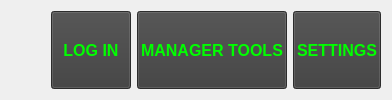
       <widget class="QWidget" name="menu" native="true">
        <property name="enabled">
         <bool>true</bool>
        </property>
        <property name="sizePolicy">
         <sizepolicy hsizetype="Expanding" vsizetype="Maximum">
          <horstretch>0</horstretch>
          <verstretch>0</verstretch>
         </sizepolicy>
        </property>
        <property name="minimumSize">
         <size>
          <width>0</width>
          <height>0</height>
         </size>
        </property>
        <layout class="QHBoxLayout" name="horizontalLayout">
         <item>
          <spacer name="horizontalSpacer">
           <property name="orientation">
            <enum>Qt::Horizontal</enum>
           </property>
           <property name="sizeHint" stdset="0">
            <size>
             <width>40</width>
             <height>20</height>
            </size>
           </property>
          </spacer>
         </item>
         <item>
          <widget class="QPushButton" name="pushButton">
           <property name="enabled">
            <bool>true</bool>
           </property>
           <property name="sizePolicy">
            <sizepolicy hsizetype="Minimum" vsizetype="Minimum">
             <horstretch>0</horstretch>
             <verstretch>0</verstretch>
            </sizepolicy>
           </property>
           <property name="palette">
            <palette>
             <active>
              <colorrole role="WindowText">
               <brush brushstyle="SolidPattern">
                <color alpha="255">
                 <red>255</red>
                 <green>255</green>
                 <blue>255</blue>
                </color>
               </brush>
              </colorrole>
              <colorrole role="Button">
               <brush brushstyle="SolidPattern">
                <color alpha="255">
                 <red>61</red>
                 <green>61</green>
                 <blue>61</blue>
                </color>
               </brush>
              </colorrole>
              <colorrole role="Text">
               <brush brushstyle="SolidPattern">
                <color alpha="255">
                 <red>255</red>
                 <green>255</green>
                 <blue>255</blue>
                </color>
               </brush>
              </colorrole>
              <colorrole role="ButtonText">
               <brush brushstyle="SolidPattern">
                <color alpha="255">
                 <red>0</red>
                 <green>255</green>
                 <blue>0</blue>
                </color>
               </brush>
              </colorrole>
              <colorrole role="Base">
               <brush brushstyle="SolidPattern">
                <color alpha="255">
                 <red>61</red>
                 <green>61</green>
                 <blue>61</blue>
                </color>
               </brush>
              </colorrole>
              <colorrole role="Window">
               <brush brushstyle="SolidPattern">
                <color alpha="255">
                 <red>61</red>
                 <green>61</green>
                 <blue>61</blue>
                </color>
               </brush>
              </colorrole>
              <colorrole role="Highlight">
               <brush brushstyle="SolidPattern">
                <color alpha="255">
                 <red>0</red>
                 <green>255</green>
                 <blue>0</blue>
                </color>
               </brush>
              </colorrole>
              <colorrole role="HighlightedText">
               <brush brushstyle="SolidPattern">
                <color alpha="255">
                 <red>0</red>
                 <green>0</green>
                 <blue>0</blue>
                </color>
               </brush>
              </colorrole>
              <colorrole role="PlaceholderText">
               <brush brushstyle="SolidPattern">
                <color alpha="128">
                 <red>255</red>
                 <green>255</green>
                 <blue>255</blue>
                </color>
               </brush>
              </colorrole>
             </active>
             <inactive>
              <colorrole role="WindowText">
               <brush brushstyle="SolidPattern">
                <color alpha="255">
                 <red>255</red>
                 <green>255</green>
                 <blue>255</blue>
                </color>
               </brush>
              </colorrole>
              <colorrole role="Button">
               <brush brushstyle="SolidPattern">
                <color alpha="255">
                 <red>61</red>
                 <green>61</green>
                 <blue>61</blue>
                </color>
               </brush>
              </colorrole>
              <colorrole role="Text">
               <brush brushstyle="SolidPattern">
                <color alpha="255">
                 <red>255</red>
                 <green>255</green>
                 <blue>255</blue>
                </color>
               </brush>
              </colorrole>
              <colorrole role="ButtonText">
               <brush brushstyle="SolidPattern">
                <color alpha="255">
                 <red>0</red>
                 <green>255</green>
                 <blue>0</blue>
                </color>
               </brush>
              </colorrole>
              <colorrole role="Base">
               <brush brushstyle="SolidPattern">
                <color alpha="255">
                 <red>61</red>
                 <green>61</green>
                 <blue>61</blue>
                </color>
               </brush>
              </colorrole>
              <colorrole role="Window">
               <brush brushstyle="SolidPattern">
                <color alpha="255">
                 <red>61</red>
                 <green>61</green>
                 <blue>61</blue>
                </color>
               </brush>
              </colorrole>
              <colorrole role="Highlight">
               <brush brushstyle="SolidPattern">
                <color alpha="255">
                 <red>0</red>
                 <green>255</green>
                 <blue>0</blue>
                </color>
               </brush>
              </colorrole>
              <colorrole role="HighlightedText">
               <brush brushstyle="SolidPattern">
                <color alpha="255">
                 <red>0</red>
                 <green>0</green>
                 <blue>0</blue>
                </color>
               </brush>
              </colorrole>
              <colorrole role="PlaceholderText">
               <brush brushstyle="SolidPattern">
                <color alpha="128">
                 <red>255</red>
                 <green>255</green>
                 <blue>255</blue>
                </color>
               </brush>
              </colorrole>
             </inactive>
             <disabled>
              <colorrole role="WindowText">
               <brush brushstyle="SolidPattern">
                <color alpha="255">
                 <red>120</red>
                 <green>120</green>
                 <blue>120</blue>
                </color>
               </brush>
              </colorrole>
              <colorrole role="Button">
               <brush brushstyle="SolidPattern">
                <color alpha="255">
                 <red>61</red>
                 <green>61</green>
                 <blue>61</blue>
                </color>
               </brush>
              </colorrole>
              <colorrole role="Text">
               <brush brushstyle="SolidPattern">
                <color alpha="255">
                 <red>120</red>
                 <green>120</green>
                 <blue>120</blue>
                </color>
               </brush>
              </colorrole>
              <colorrole role="ButtonText">
               <brush brushstyle="SolidPattern">
                <color alpha="255">
                 <red>120</red>
                 <green>120</green>
                 <blue>120</blue>
                </color>
               </brush>
              </colorrole>
              <colorrole role="Base">
               <brush brushstyle="SolidPattern">
                <color alpha="255">
                 <red>61</red>
                 <green>61</green>
                 <blue>61</blue>
                </color>
               </brush>
              </colorrole>
              <colorrole role="Window">
               <brush brushstyle="SolidPattern">
                <color alpha="255">
                 <red>61</red>
                 <green>61</green>
                 <blue>61</blue>
                </color>
               </brush>
              </colorrole>
              <colorrole role="Highlight">
               <brush brushstyle="SolidPattern">
                <color alpha="255">
                 <red>0</red>
                 <green>120</green>
                 <blue>215</blue>
                </color>
               </brush>
              </colorrole>
              <colorrole role="HighlightedText">
               <brush brushstyle="SolidPattern">
                <color alpha="255">
                 <red>0</red>
                 <green>0</green>
                 <blue>0</blue>
                </color>
               </brush>
              </colorrole>
              <colorrole role="PlaceholderText">
               <brush brushstyle="SolidPattern">
                <color alpha="128">
                 <red>0</red>
                 <green>0</green>
                 <blue>0</blue>
                </color>
               </brush>
              </colorrole>
             </disabled>
            </palette>
           </property>
           <property name="font">
            <font>
             <family>Arial</family>
             <pointsize>12</pointsize>
             <weight>75</weight>
             <bold>true</bold>
            </font>
           </property>
           <property name="cursor">
            <cursorShape>PointingHandCursor</cursorShape>
           </property>
           <property name="styleSheet">
            <string notr="true">background: rgb(61, 61, 61)</string>
           </property>
           <property name="text">
            <string>LOG IN</string>
           </property>
          </widget>
         </item>
         <item>
          <widget class="QPushButton" name="pushButton_4">
           <property name="enabled">
            <bool>true</bool>
           </property>
           <property name="sizePolicy">
            <sizepolicy hsizetype="Minimum" vsizetype="Minimum">
             <horstretch>0</horstretch>
             <verstretch>0</verstretch>
            </sizepolicy>
           </property>
           <property name="palette">
            <palette>
             <active>
              <colorrole role="WindowText">
               <brush brushstyle="SolidPattern">
                <color alpha="255">
                 <red>255</red>
                 <green>255</green>
                 <blue>255</blue>
                </color>
               </brush>
              </colorrole>
              <colorrole role="Button">
               <brush brushstyle="SolidPattern">
                <color alpha="255">
                 <red>61</red>
                 <green>61</green>
                 <blue>61</blue>
                </color>
               </brush>
              </colorrole>
              <colorrole role="Text">
               <brush brushstyle="SolidPattern">
                <color alpha="255">
                 <red>255</red>
                 <green>255</green>
                 <blue>255</blue>
                </color>
               </brush>
              </colorrole>
              <colorrole role="ButtonText">
               <brush brushstyle="SolidPattern">
                <color alpha="255">
                 <red>0</red>
                 <green>255</green>
                 <blue>0</blue>
                </color>
               </brush>
              </colorrole>
              <colorrole role="Base">
               <brush brushstyle="SolidPattern">
                <color alpha="255">
                 <red>61</red>
                 <green>61</green>
                 <blue>61</blue>
                </color>
               </brush>
              </colorrole>
              <colorrole role="Window">
               <brush brushstyle="SolidPattern">
                <color alpha="255">
                 <red>61</red>
                 <green>61</green>
                 <blue>61</blue>
                </color>
               </brush>
              </colorrole>
              <colorrole role="Highlight">
               <brush brushstyle="SolidPattern">
                <color alpha="255">
                 <red>0</red>
                 <green>255</green>
                 <blue>0</blue>
                </color>
               </brush>
              </colorrole>
              <colorrole role="HighlightedText">
               <brush brushstyle="SolidPattern">
                <color alpha="255">
                 <red>0</red>
                 <green>0</green>
                 <blue>0</blue>
                </color>
               </brush>
              </colorrole>
              <colorrole role="PlaceholderText">
               <brush brushstyle="SolidPattern">
                <color alpha="128">
                 <red>255</red>
                 <green>255</green>
                 <blue>255</blue>
                </color>
               </brush>
              </colorrole>
             </active>
             <inactive>
              <colorrole role="WindowText">
               <brush brushstyle="SolidPattern">
                <color alpha="255">
                 <red>255</red>
                 <green>255</green>
                 <blue>255</blue>
                </color>
               </brush>
              </colorrole>
              <colorrole role="Button">
               <brush brushstyle="SolidPattern">
                <color alpha="255">
                 <red>61</red>
                 <green>61</green>
                 <blue>61</blue>
                </color>
               </brush>
              </colorrole>
              <colorrole role="Text">
               <brush brushstyle="SolidPattern">
                <color alpha="255">
                 <red>255</red>
                 <green>255</green>
                 <blue>255</blue>
                </color>
               </brush>
              </colorrole>
              <colorrole role="ButtonText">
               <brush brushstyle="SolidPattern">
                <color alpha="255">
                 <red>0</red>
                 <green>255</green>
                 <blue>0</blue>
                </color>
               </brush>
              </colorrole>
              <colorrole role="Base">
               <brush brushstyle="SolidPattern">
                <color alpha="255">
                 <red>61</red>
                 <green>61</green>
                 <blue>61</blue>
                </color>
               </brush>
              </colorrole>
              <colorrole role="Window">
               <brush brushstyle="SolidPattern">
                <color alpha="255">
                 <red>61</red>
                 <green>61</green>
                 <blue>61</blue>
                </color>
               </brush>
              </colorrole>
              <colorrole role="Highlight">
               <brush brushstyle="SolidPattern">
                <color alpha="255">
                 <red>0</red>
                 <green>255</green>
                 <blue>0</blue>
                </color>
               </brush>
              </colorrole>
              <colorrole role="HighlightedText">
               <brush brushstyle="SolidPattern">
                <color alpha="255">
                 <red>0</red>
                 <green>0</green>
                 <blue>0</blue>
                </color>
               </brush>
              </colorrole>
              <colorrole role="PlaceholderText">
               <brush brushstyle="SolidPattern">
                <color alpha="128">
                 <red>255</red>
                 <green>255</green>
                 <blue>255</blue>
                </color>
               </brush>
              </colorrole>
             </inactive>
             <disabled>
              <colorrole role="WindowText">
               <brush brushstyle="SolidPattern">
                <color alpha="255">
                 <red>120</red>
                 <green>120</green>
                 <blue>120</blue>
                </color>
               </brush>
              </colorrole>
              <colorrole role="Button">
               <brush brushstyle="SolidPattern">
                <color alpha="255">
                 <red>61</red>
                 <green>61</green>
                 <blue>61</blue>
                </color>
               </brush>
              </colorrole>
              <colorrole role="Text">
               <brush brushstyle="SolidPattern">
                <color alpha="255">
                 <red>120</red>
                 <green>120</green>
                 <blue>120</blue>
                </color>
               </brush>
              </colorrole>
              <colorrole role="ButtonText">
               <brush brushstyle="SolidPattern">
                <color alpha="255">
                 <red>120</red>
                 <green>120</green>
                 <blue>120</blue>
                </color>
               </brush>
              </colorrole>
              <colorrole role="Base">
               <brush brushstyle="SolidPattern">
                <color alpha="255">
                 <red>61</red>
                 <green>61</green>
                 <blue>61</blue>
                </color>
               </brush>
              </colorrole>
              <colorrole role="Window">
               <brush brushstyle="SolidPattern">
                <color alpha="255">
                 <red>61</red>
                 <green>61</green>
                 <blue>61</blue>
                </color>
               </brush>
              </colorrole>
              <colorrole role="Highlight">
               <brush brushstyle="SolidPattern">
                <color alpha="255">
                 <red>0</red>
                 <green>120</green>
                 <blue>215</blue>
                </color>
               </brush>
              </colorrole>
              <colorrole role="HighlightedText">
               <brush brushstyle="SolidPattern">
                <color alpha="255">
                 <red>0</red>
                 <green>0</green>
                 <blue>0</blue>
                </color>
               </brush>
              </colorrole>
              <colorrole role="PlaceholderText">
               <brush brushstyle="SolidPattern">
                <color alpha="128">
                 <red>0</red>
                 <green>0</green>
                 <blue>0</blue>
                </color>
               </brush>
              </colorrole>
             </disabled>
            </palette>
           </property>
           <property name="font">
            <font>
             <family>Arial</family>
             <pointsize>12</pointsize>
             <weight>75</weight>
             <bold>true</bold>
            </font>
           </property>
           <property name="cursor">
            <cursorShape>PointingHandCursor</cursorShape>
           </property>
           <property name="styleSheet">
            <string notr="true">background: rgb(61, 61, 61)</string>
           </property>
           <property name="text">
            <string>MANAGER TOOLS</string>
           </property>
          </widget>
         </item>
         <item>
          <widget class="QPushButton" name="pushButton_7">
           <property name="enabled">
            <bool>true</bool>
           </property>
           <property name="sizePolicy">
            <sizepolicy hsizetype="Minimum" vsizetype="Minimum">
             <horstretch>0</horstretch>
             <verstretch>0</verstretch>
            </sizepolicy>
           </property>
           <property name="palette">
            <palette>
             <active>
              <colorrole role="WindowText">
               <brush brushstyle="SolidPattern">
                <color alpha="255">
                 <red>255</red>
                 <green>255</green>
                 <blue>255</blue>
                </color>
               </brush>
              </colorrole>
              <colorrole role="Button">
               <brush brushstyle="SolidPattern">
                <color alpha="255">
                 <red>61</red>
                 <green>61</green>
                 <blue>61</blue>
                </color>
               </brush>
              </colorrole>
              <colorrole role="Text">
               <brush brushstyle="SolidPattern">
                <color alpha="255">
                 <red>255</red>
                 <green>255</green>
                 <blue>255</blue>
                </color>
               </brush>
              </colorrole>
              <colorrole role="ButtonText">
               <brush brushstyle="SolidPattern">
                <color alpha="255">
                 <red>0</red>
                 <green>255</green>
                 <blue>0</blue>
                </color>
               </brush>
              </colorrole>
              <colorrole role="Base">
               <brush brushstyle="SolidPattern">
                <color alpha="255">
                 <red>61</red>
                 <green>61</green>
                 <blue>61</blue>
                </color>
               </brush>
              </colorrole>
              <colorrole role="Window">
               <brush brushstyle="SolidPattern">
                <color alpha="255">
                 <red>61</red>
                 <green>61</green>
                 <blue>61</blue>
                </color>
               </brush>
              </colorrole>
              <colorrole role="Highlight">
               <brush brushstyle="SolidPattern">
                <color alpha="255">
                 <red>0</red>
                 <green>255</green>
                 <blue>0</blue>
                </color>
               </brush>
              </colorrole>
              <colorrole role="HighlightedText">
               <brush brushstyle="SolidPattern">
                <color alpha="255">
                 <red>0</red>
                 <green>0</green>
                 <blue>0</blue>
                </color>
               </brush>
              </colorrole>
              <colorrole role="PlaceholderText">
               <brush brushstyle="SolidPattern">
                <color alpha="128">
                 <red>255</red>
                 <green>255</green>
                 <blue>255</blue>
                </color>
               </brush>
              </colorrole>
             </active>
             <inactive>
              <colorrole role="WindowText">
               <brush brushstyle="SolidPattern">
                <color alpha="255">
                 <red>255</red>
                 <green>255</green>
                 <blue>255</blue>
                </color>
               </brush>
              </colorrole>
              <colorrole role="Button">
               <brush brushstyle="SolidPattern">
                <color alpha="255">
                 <red>61</red>
                 <green>61</green>
                 <blue>61</blue>
                </color>
               </brush>
              </colorrole>
              <colorrole role="Text">
               <brush brushstyle="SolidPattern">
                <color alpha="255">
                 <red>255</red>
                 <green>255</green>
                 <blue>255</blue>
                </color>
               </brush>
              </colorrole>
              <colorrole role="ButtonText">
               <brush brushstyle="SolidPattern">
                <color alpha="255">
                 <red>0</red>
                 <green>255</green>
                 <blue>0</blue>
                </color>
               </brush>
              </colorrole>
              <colorrole role="Base">
               <brush brushstyle="SolidPattern">
                <color alpha="255">
                 <red>61</red>
                 <green>61</green>
                 <blue>61</blue>
                </color>
               </brush>
              </colorrole>
              <colorrole role="Window">
               <brush brushstyle="SolidPattern">
                <color alpha="255">
                 <red>61</red>
                 <green>61</green>
                 <blue>61</blue>
                </color>
               </brush>
              </colorrole>
              <colorrole role="Highlight">
               <brush brushstyle="SolidPattern">
                <color alpha="255">
                 <red>0</red>
                 <green>255</green>
                 <blue>0</blue>
                </color>
               </brush>
              </colorrole>
              <colorrole role="HighlightedText">
               <brush brushstyle="SolidPattern">
                <color alpha="255">
                 <red>0</red>
                 <green>0</green>
                 <blue>0</blue>
                </color>
               </brush>
              </colorrole>
              <colorrole role="PlaceholderText">
               <brush brushstyle="SolidPattern">
                <color alpha="128">
                 <red>255</red>
                 <green>255</green>
                 <blue>255</blue>
                </color>
               </brush>
              </colorrole>
             </inactive>
             <disabled>
              <colorrole role="WindowText">
               <brush brushstyle="SolidPattern">
                <color alpha="255">
                 <red>120</red>
                 <green>120</green>
                 <blue>120</blue>
                </color>
               </brush>
              </colorrole>
              <colorrole role="Button">
               <brush brushstyle="SolidPattern">
                <color alpha="255">
                 <red>61</red>
                 <green>61</green>
                 <blue>61</blue>
                </color>
               </brush>
              </colorrole>
              <colorrole role="Text">
               <brush brushstyle="SolidPattern">
                <color alpha="255">
                 <red>120</red>
                 <green>120</green>
                 <blue>120</blue>
                </color>
               </brush>
              </colorrole>
              <colorrole role="ButtonText">
               <brush brushstyle="SolidPattern">
                <color alpha="255">
                 <red>120</red>
                 <green>120</green>
                 <blue>120</blue>
                </color>
               </brush>
              </colorrole>
              <colorrole role="Base">
               <brush brushstyle="SolidPattern">
                <color alpha="255">
                 <red>61</red>
                 <green>61</green>
                 <blue>61</blue>
                </color>
               </brush>
              </colorrole>
              <colorrole role="Window">
               <brush brushstyle="SolidPattern">
                <color alpha="255">
                 <red>61</red>
                 <green>61</green>
                 <blue>61</blue>
                </color>
               </brush>
              </colorrole>
              <colorrole role="Highlight">
               <brush brushstyle="SolidPattern">
                <color alpha="255">
                 <red>0</red>
                 <green>120</green>
                 <blue>215</blue>
                </color>
               </brush>
              </colorrole>
              <colorrole role="HighlightedText">
               <brush brushstyle="SolidPattern">
                <color alpha="255">
                 <red>0</red>
                 <green>0</green>
                 <blue>0</blue>
                </color>
               </brush>
              </colorrole>
              <colorrole role="PlaceholderText">
               <brush brushstyle="SolidPattern">
                <color alpha="128">
                 <red>0</red>
                 <green>0</green>
                 <blue>0</blue>
                </color>
               </brush>
              </colorrole>
             </disabled>
            </palette>
           </property>
           <property name="font">
            <font>
             <family>Arial</family>
             <pointsize>12</pointsize>
             <weight>75</weight>
             <bold>true</bold>
            </font>
           </property>
           <property name="cursor">
            <cursorShape>PointingHandCursor</cursorShape>
           </property>
           <property name="styleSheet">
            <string notr="true">background: rgb(61, 61, 61)</string>
           </property>
           <property name="text">
            <string>SETTINGS</string>
           </property>
          </widget>
         </item>
        </layout>
       </widget>
